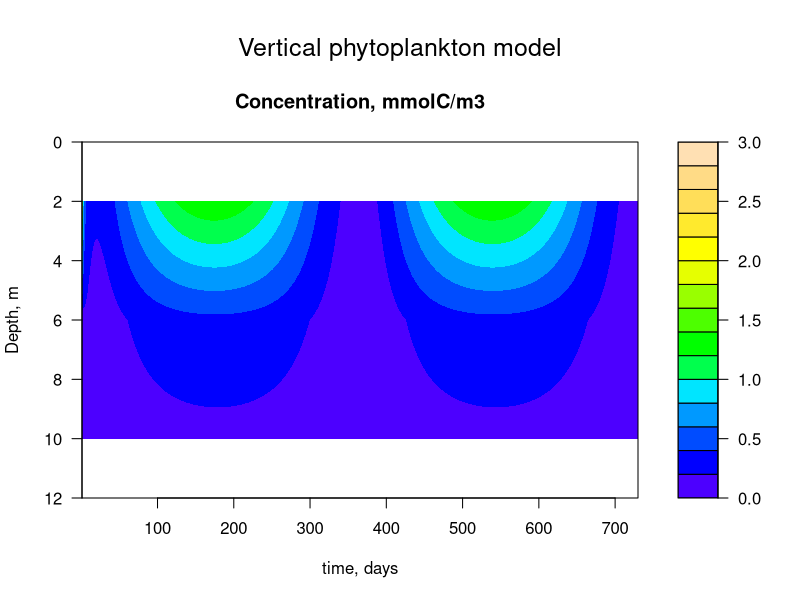
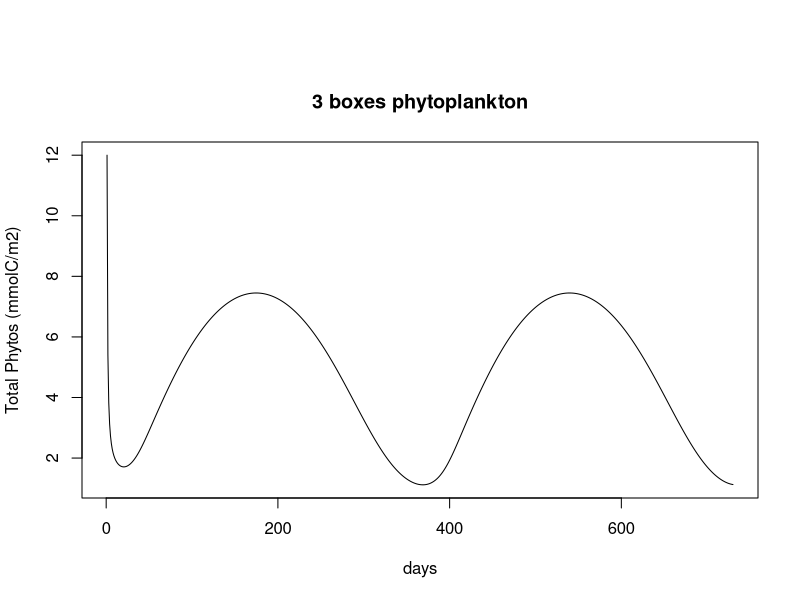
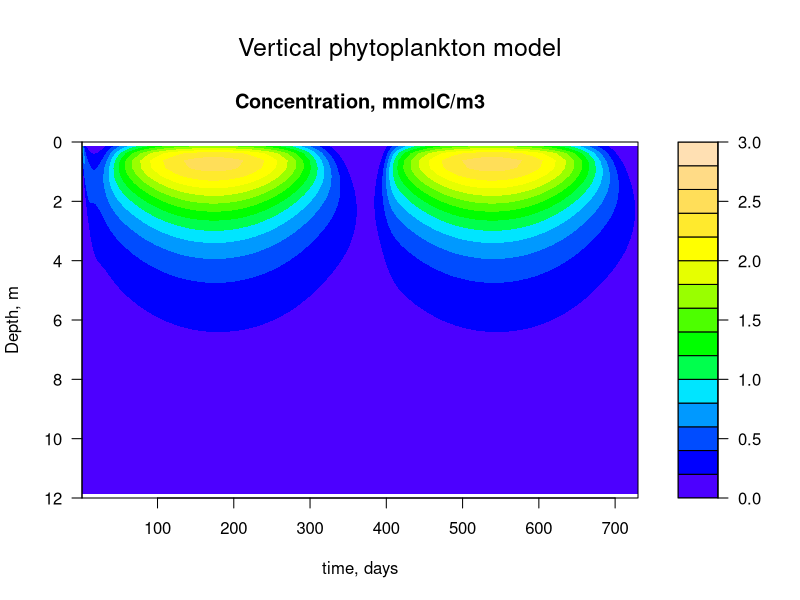
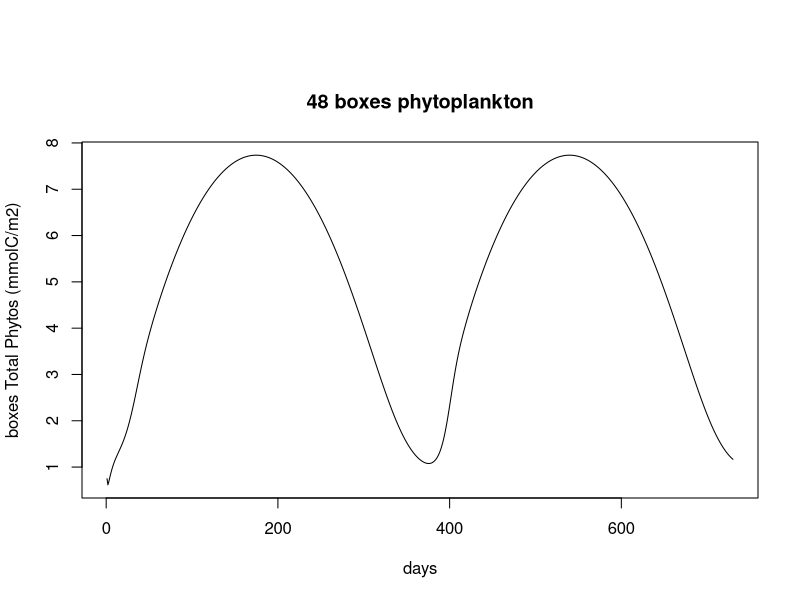
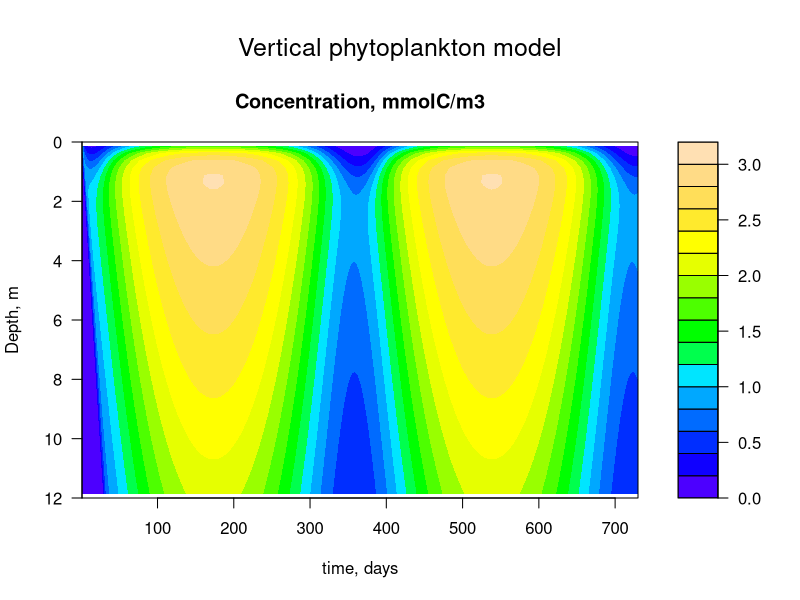
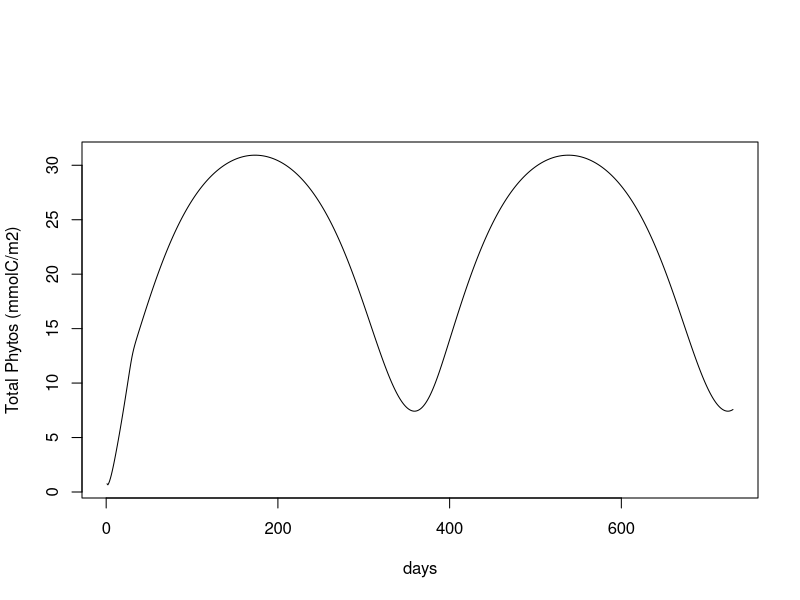
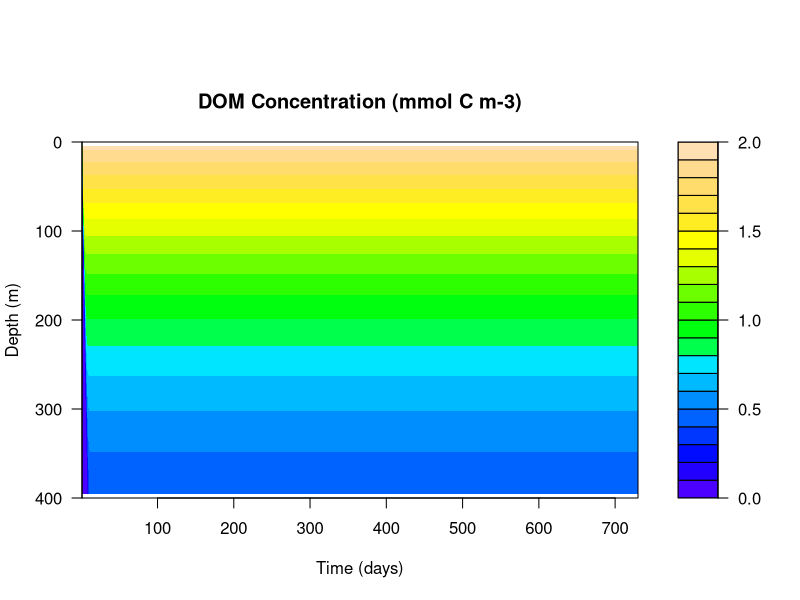
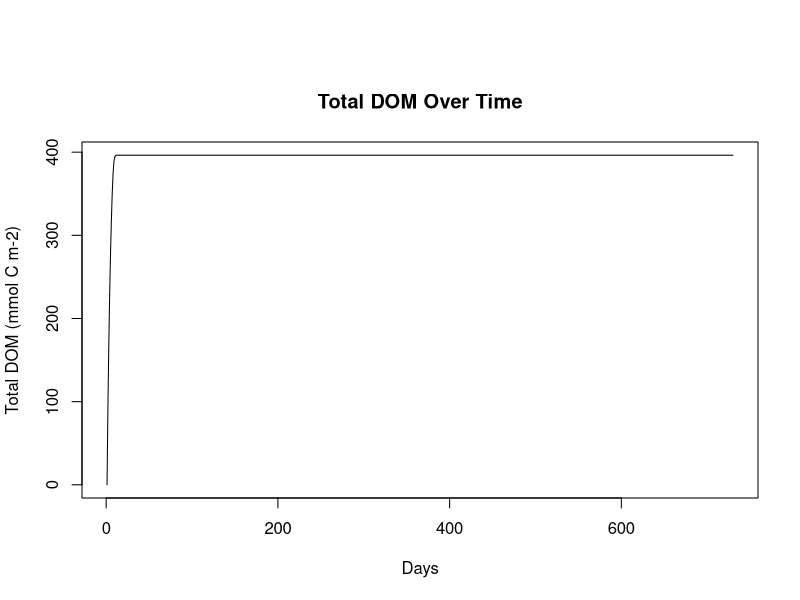

The R script that drew these images, in order:
## ---- chunk 1
knitr::opts_chunk$set(echo = TRUE)
## ---- chunk 2
library(deSolve)

#as a function 
phyto_depth_model <- function(t, state, parms){
  
  PHYTO <- state

  #Unpack parameters
  u <- parms[1]
  maxUptake <- parms[2]
  light_extinction <- parms[3]
  ksPAR <- parms[4]
  mortalityRate <- parms[5]
  D <- parms[6]
  
  phyto_flux_top <- parms[7]
  top_diffusion_gradient <- parms[8] 
  bottom_diffusion_gradient <- parms[9] #phyto diffuse in and our of sediments needs to be specified so there is not constant diffusion until equilibrum#
  
  #Physical description 
  area <- parms[10]
  lake_depth <- parms[11]
  numboxes <- parms[12] 
  
  #Calculate the thickness of each layer
  delx <- lake_depth / numboxes #
  
  #Calculate the environment (note that this depends on time)
  PAR_surface   <- 0.5 * (540 + 440 * sin(2 * pi * t / 365 - 1.4))
  
  layer_mid_depths <- seq(delx/2, lake_depth-delx/2, by = delx) 
  layer_PAR <- PAR_surface * exp(-light_extinction * layer_mid_depths)
  C_Uptake <- maxUptake *  PHYTO * (layer_PAR / (layer_PAR + ksPAR)) #reaction kspar is a value applied with a vector for uptake
  Mortality <- mortalityRate * PHYTO^2 #mortality
  reaction <- C_Uptake - Mortality #reaction
  
  #Diffusion calculation
  gradient_middle_boxes <- diff(PHYTO)/delx #diff phyto is partial derivative C where C s concentration#
  gradient <- c(top_diffusion_gradient, gradient_middle_boxes, bottom_diffusion_gradient)#this extends the vector for gradient#
  diffusion_flux <- area * -D * gradient# partialderivatveC/partialderivativeX is the gradient#
  diffusion <- -(1/area) * (diff(diffusion_flux) / delx) #that is partial derivative of diffusion flux which is partial derivative(-DApartialC/patrialdelx) all over delx with the partial being partial derivatives#
  
  # Advection calculation advection fluc the first thing oyu want to calculate is u*A*C is advection_flux <- c(phyto_flux_top, u * PHYTO) * area, c(0=fluxtop,u*phyto*A) you need a boundary condition at the start of the advection movement but you don't need one at the other end if you put a 0 at the bottom of the bodel it makes all the aterial advecting down simply pool at the bottom
  
  #if u_depth is a function you could bake to have like as depth changes as a funciton of u lie what it is at the top it returns the advection for that layer and that makes an internally calculated parameter that changes with depth bc conc changes with depth and rate per concentration also changes with depth, this is not what we are doing here but it is an option
  advection_flux <- c(phyto_flux_top, u * PHYTO) * area
  advection <- -(1/area) * (diff(advection_flux) / delx)#diff is the partial derivative of u*A*c how much is the advective flux changing if top is 1 and bottom is 1 change is 0. difference between top and bottom is net influence of advection devided by delx 
  
  # Net change for each box (this a vector) #net change for each box depends on the number of boxes#
  dPHYTO_dt <- advection + diffusion + reaction
#if you had the extra state it is dzoo_dt<-advection_zoo+diffusion_zoo+reaciton_zoo and would have to solve all the diff eq for the added state#
  
  #This returns the VECTOR of derivatives for each layer box our old school euler method can solve this because now we have a vector of dphyto like the vector is dphyto1/dt,dphyto2/d= phyto2[i-1++ the other derivatives for each onet,dphyto3/dt
  list(c(dPHYTO_dt)) 
 #takes big thing and breaks it into derivatves and time chunks if you add list(c(dphyto_dt,dzoo_dt))
}
## ---- chunk 3
#Parameters
#Currency = mmolC/m3
#Time scale = day
parms <- c(
  #Parameters
  0.2, # vp: meters/day, Phyto sinking rate
  2, #maxUptake: 1/day, Max Phyto growth rate    #
  0.9,  #light_extinction: unitless, Light extinction rate
  140,  #ksPAR units of light, Light half saturation
  0.5, #mortalityRate: 1/day, mortality of plankton
  0.01, # D: m2/day, Diffusion rate constant
  #Boundary conditions
  0, # phyto_flux_top (BOUNDRY CONDITION): mmolC/m2/d  flux at the upper boundary (Phyto input from outside the lake)
  0, #top_diffusion_gradient (BOUNDRY CONDITION): mmolC/m, concentraton gradient at top 
  0, #bottom_diffusion_gradient (BOUNDRY CONDITION): mmolC/m, concentration gradient at bottom
  #Physical descriptions of the lake
  1, #horizontal_area: horizontal area of lake m2
  12, #lake_depth: depth of lake (m)
  3)  #numboxes: number of boxes simulated

numboxes <- parms[12]

#First set all layers equal to zero you need 48 initial conditions bc each box needs an initial condition. increase # boxes increase # of initial conditions needed. needs to be set to something the model would crash
yini <- rep(0, numboxes)

#Then initialize the layers where the Phytos are starting
yini[1] <- 3 

simulation_time <- 2 * 365 #DAYS
dt <- 1
times <- seq(1, simulation_time, by = dt)

output <- ode(y = yini, 
              times = times, 
              func = phyto_depth_model, 
              parms = parms)

#visualize heatmap

#Initial conditions
area <- parms[10]
lake_depth <- parms[11]
numboxes <- parms[12]
delx <- lake_depth / numboxes
output <- as.data.frame(output)

#Rename the columns to match the depths
depths <- seq(from = delx / 2, by = delx, length.out = numboxes)  # sequence, 1 m intervals
names(output) <- c("time", depths)

#Grab the columns that correspond to the different depths
PHYTO <- output[, 2:(numboxes + 1)]

# temporal-spatial plot of the concentrations
par(oma = c(0, 0, 3, 0))   # set margin size (oma) so that the title is included
col <- topo.colors

filled.contour(x = times, 
               y = depths, 
               z = as.matrix(PHYTO), 
               color = col, 
               ylim = c(lake_depth, 0), 
               zlim = range(c(PHYTO)),
               xlab = "time, days", 
               ylab = "Depth, m", 
               main = "Concentration, mmolC/m3")

mtext(outer = TRUE, side = 3, "Vertical phytoplankton model", cex = 1.5)

#visualize total phytos
phyto_total <- rowMeans(PHYTO) * lake_depth
plot(times, phyto_total, type = "l", xlab = "days", ylab = "Total Phytos (mmolC/m2)", main = "3 boxes phytoplankton")
## ---- chunk 4
#Parameters
#Currency = mmolC/m3
#Time scale = day
parms <- c(
  #Parameters
  0.2, # vp: meters/day, Phyto sinking rate
  2, #maxUptake: 1/day, Max Phyto growth rate    #
  0.9,  #light_extinction: unitless, Light extinction rate
  140,  #ksPAR units of light, Light half saturation
  0.5, #mortalityRate: 1/day, mortality of plankton
  0.01, # D: m2/day, Diffusion rate constant
  #Boundary conditions
  0, # phyto_flux_top (BOUNDRY CONDITION): mmolC/m2/d  flux at the upper boundary (Phyto input from outside the lake)
  0, #top_diffusion_gradient (BOUNDRY CONDITION): mmolC/m, concentraton gradient at top 
  0, #bottom_diffusion_gradient (BOUNDRY CONDITION): mmolC/m, concentration gradient at bottom
  #Physical descriptions of the lake
  1, #horizontal_area: horizontal area of lake m2
  12, #lake_depth: depth of lake (m)
  48)  #numboxes: number of boxes simulated

numboxes <- parms[12]

#First set all layers equal to zero you need 48 initial conditions bc each box needs an initial condition. increase # boxes increase # of initial conditions needed. needs to be set to something the model would crash
yini <- rep(0, numboxes)

#Then initialize the layers where the Phytos are starting
yini[1] <- 3 

#Use DeSolve to integrate this code doesnt care that we are solving a partial diffeq, it cares that we are returning 48 derivatives each time step. reports back how these derivatives change over time this is the numerical solution
simulation_time <- 2 * 365 #DAYS
dt <- 1
times <- seq(1, simulation_time, by = dt)

output <- ode(y = yini, 
              times = times, 
              func = phyto_depth_model, 
              parms = parms)

#visualize heatmap

#Note that the first column in time and the other columns are the different depths that the derivative are calculated
#Initial conditions
area <- parms[10]
lake_depth <- parms[11]
numboxes <- parms[12]
delx <- lake_depth / numboxes
output <- as.data.frame(output)

#Rename the columns to match the depths
depths <- seq(from = delx / 2, by = delx, length.out = numboxes)  # sequence, 1 m intervals
names(output) <- c("time", depths)

#Grab the columns that correspond to the different depths
PHYTO <- output[, 2:(numboxes + 1)]

# temporal-spatial plot of the concentrations
par(oma = c(0, 0, 3, 0))   # set margin size (oma) so that the title is included
col <- topo.colors

filled.contour(x = times, 
               y = depths, 
               z = as.matrix(PHYTO), 
               color = col, 
               ylim = c(lake_depth, 0), 
               zlim = range(c(PHYTO)),
               xlab = "time, days", 
               ylab = "Depth, m", 
               main = "Concentration, mmolC/m3")

mtext(outer = TRUE, side = 3, "Vertical phytoplankton model", cex = 1.5)

#visualize total phytos
phyto_total <- rowMeans(PHYTO) * lake_depth
plot(times, phyto_total, type = "l", xlab = "days", ylab = "boxes Total Phytos (mmolC/m2)", main = "48 boxes phytoplankton")
## ---- chunk 5
#Parameters
#Currency = mmolC/m3
#Time scale = day
parms <- c(
  #Parameters
  0.2, # vp: meters/day, Phyto sinking rate
  2, #maxUptake: 1/day, Max Phyto growth rate    #
  0.1,  #light_extinction: unitless, Light extinction rate
  140,  #ksPAR units of light, Light half saturation
  0.5, #mortalityRate: 1/day, mortality of plankton
  0.01, # D: m2/day, Diffusion rate constant
  #Boundary conditions
  0, # phyto_flux_top (BOUNDRY CONDITION): mmolC/m2/d  flux at the upper boundary (Phyto input from outside the lake)
  0, #top_diffusion_gradient (BOUNDRY CONDITION): mmolC/m, concentraton gradient at top 
  0, #bottom_diffusion_gradient (BOUNDRY CONDITION): mmolC/m, concentration gradient at bottom
  #Physical descriptions of the lake
  1, #horizontal_area: horizontal area of lake m2
  12, #lake_depth: depth of lake (m)
  48)  #numboxes: number of boxes simulated

numboxes <- parms[12]

#First set all layers equal to zero you need 48 initial conditions bc each box needs an initial condition. increase # boxes increase # of initial conditions needed. needs to be set to something the model would crash
yini <- rep(0, numboxes)

#Then initialize the layers where the Phytos are starting
yini[1] <- 3 #initial conditions is we put 3 phytos in the top box other boxes are zero bc we put 0 in the 48 boxes and hten overwrite the one that is at one with th evalue 3

library(deSolve)

#Use DeSolve to integrate this code doesnt care that we are solving a partial diffeq, it cares that we are returning 48 derivatives each time step. reports back how these derivatives change over time this is the numerical solution
simulation_time <- 2 * 365 #DAYS
dt <- 1
times <- seq(1, simulation_time, by = dt)

output <- ode(y = yini, 
              times = times, 
              func = phyto_depth_model, 
              parms = parms)
## ---- chunk 6
#visualize heatmap

#Note that the first column in time and the other columns are the different depths that the derivative are calculated
#Initial conditions
area <- parms[10]
lake_depth <- parms[11]
numboxes <- parms[12]
delx <- lake_depth / numboxes
output <- as.data.frame(output)

#Rename the columns to match the depths
depths <- seq(from = delx / 2, by = delx, length.out = numboxes)  # sequence, 1 m intervals
names(output) <- c("time", depths)

#Grab the columns that correspond to the different depths
PHYTO <- output[, 2:(numboxes + 1)]

# temporal-spatial plot of the concentrations
par(oma = c(0, 0, 3, 0))   # set margin size (oma) so that the title is included
col <- topo.colors

filled.contour(x = times, 
               y = depths, 
               z = as.matrix(PHYTO), 
               color = col, 
               ylim = c(lake_depth, 0), 
               zlim = range(c(PHYTO)),
               xlab = "time, days", 
               ylab = "Depth, m", 
               main = "Concentration, mmolC/m3")

mtext(outer = TRUE, side = 3, "Vertical phytoplankton model", cex = 1.5)
## ---- chunk 7
#visualize total phytos
phyto_total <- rowMeans(PHYTO) * lake_depth
plot(times, phyto_total, type = "l", xlab = "days", ylab = "Total Phytos (mmolC/m2)")
## ---- chunk 8
# Parameters
parms <- c(
  u = 50,             # DOM sinking rate (m/day)
  degradation = 0.2,  # Degradation rate (1/day)
  DOM_flux_top = 100, # Flux at the top boundary (mmol C m-2 day-1)
  depth = 400,        # Depth of aphotic zone (m)
  numboxes = 48       # Number of depth layers
)

# Extract parameters correctly
numboxes <- parms["numboxes"]
depth <- parms["depth"]

# Initial conditions: All boxes start at 0
yini <- rep(0, numboxes)  

# Simulation parameters
simulation_time <- 2 * 365  # Days
dt <- 1
times <- seq(1, simulation_time, by = dt)

# Model function
organic_matter_model <- function(t, state, parms) {
  
  # Unpack states
  DOM <- state
  
  # Unpack parameters
  u <- parms["u"]
  degradation <- parms["degradation"]
  DOM_flux_top <- parms["DOM_flux_top"]
  depth <- parms["depth"]
  numboxes <- parms["numboxes"]
  
  # Calculate layer thickness
  delx <- depth / numboxes
  
  # Degradation (loss of DOM)
  degradation_loss <- degradation * DOM
  
  # Advection (Sinking of DOM)
  advection_flux <- c(DOM_flux_top, u * DOM)  # Add top flux
  advection <- -(diff(advection_flux) / delx)
  
  # Net change per layer (NO Diffusion)
  dDOM_dt <- advection - degradation_loss  

  # Carbon burial at the bottom (last layer)
  burial_flux <- u * DOM[numboxes]
  
  return(list(dDOM_dt, burial_flux))
}

# Run simulation
output <- ode(y = yini, times = times, func = organic_matter_model, parms = parms)

## ---- chunk 9
output <- as.data.frame(output)

# Generate depth levels for visualization
delx <- depth / numboxes
depths <- seq(from = delx / 2, by = delx, length.out = numboxes)  

# Set proper column names
colnames(output) <- c("time", depths, "BurialFlux")  

# Extract DOM concentrations and burial flux
DOM_concentration <- output[, 2:(numboxes + 1)]
burial_flux_over_time <- output[["BurialFlux"]]  # Extract burial flux


par(oma = c(0, 0, 3, 0)) 
col <- topo.colors

filled.contour(x = times, 
               y = depths, 
               z = as.matrix(DOM_concentration), 
              color = col,
              ylim = c(depth, 0),  
               xlab = "Time (days)", 
               ylab = "Depth (m)", 
               main = "DOM Concentration (mmol C m-3)")

#viz DOM
DOM_total <- rowMeans(DOM_concentration) * depth
plot(times, DOM_total, type = "l", xlab = "Days", ylab = "Total DOM (mmol C m-2)", main = "Total DOM Over Time")

#viz carbon burial
plot(times, burial_flux_over_time, type = "l", col = "blue",
     xlab = "Days", ylab = "Burial Flux (mmol C m-2 day-1)",
     main = "Carbon Burial Flux Over Time")
## ---- chunk 10
# Parameters
parms <- c(
  u = 25,             # DOM sinking rate (m/day)
  degradation = 0.2,  # Degradation rate (1/day)
  DOM_flux_top = 100, # Flux at the top boundary (mmol C m-2 day-1)
  depth = 400,        # Depth of aphotic zone (m)
  numboxes = 48       # Number of depth layers
)

# Extract parameters correctly
numboxes <- parms["numboxes"]
depth <- parms["depth"]

# Initial conditions: All boxes start at 0
yini <- rep(0, numboxes)  

# Simulation parameters
simulation_time <- 2 * 365  # Days
dt <- 1
times <- seq(1, simulation_time, by = dt)

new_output <- ode(y = yini, times = times, func = organic_matter_model, parms = parms)

new_output <- as.data.frame(new_output)

# Generate depth levels for visualization
delx <- depth / numboxes
depths <- seq(from = delx / 2, by = delx, length.out = numboxes)  

# Set proper column names
colnames(new_output) <- c("time", depths, "BurialFlux")  

# Extract DOM concentrations and burial flux
DOM_concentration <- new_output[, 2:(numboxes + 1)]
new_burial_flux_over_time <- new_output[["BurialFlux"]]  # Extract burial flux

par(oma = c(0, 0, 3, 0)) 
col <- topo.colors

filled.contour(x = times, 
               y = depths, 
               z = as.matrix(DOM_concentration), 
              color = col,
              ylim = c(depth, 0),  
               xlab = "Time (days)", 
               ylab = "Depth (m)", 
               main = "DOM Concentration (mmol C m-3)")

#viz DOM
DOM_total <- rowMeans(DOM_concentration) * depth
plot(times, DOM_total, type = "l", xlab = "Days", ylab = "Total DOM (mmol C m-2)", main = "Total DOM Over Time")

#viz carbon burial
plot(times, burial_flux_over_time, type = "l", col = "blue",
     xlab = "Days", ylab = "Burial Flux (mmol C m-2 day-1)",
     main = "Carbon Burial Flux Over Time")
lines(times, new_burial_flux_over_time, type = "l", col = "red")
legend("topright", c("50 m/s", "25 m/s"), col = c("blue", "red"), lty = c(1, 1))
